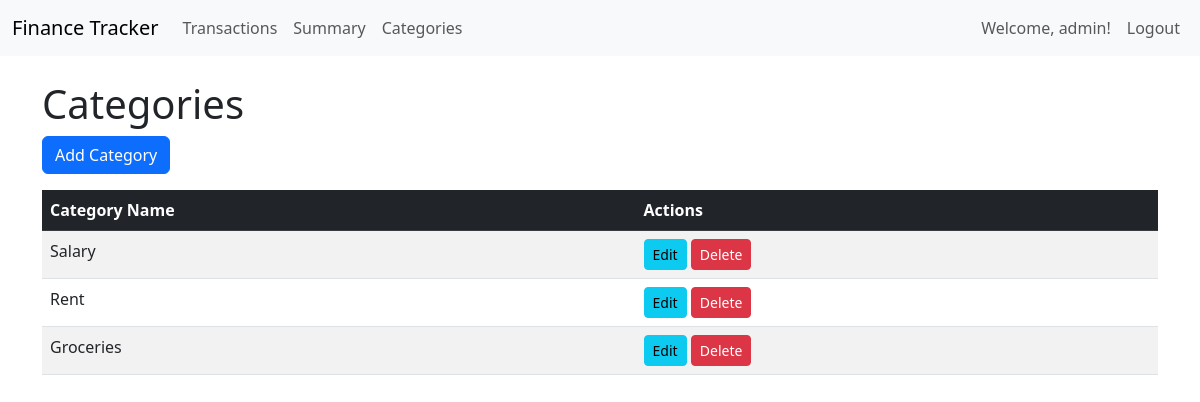
The app's page /tracker/categories/ (signed in), older data.
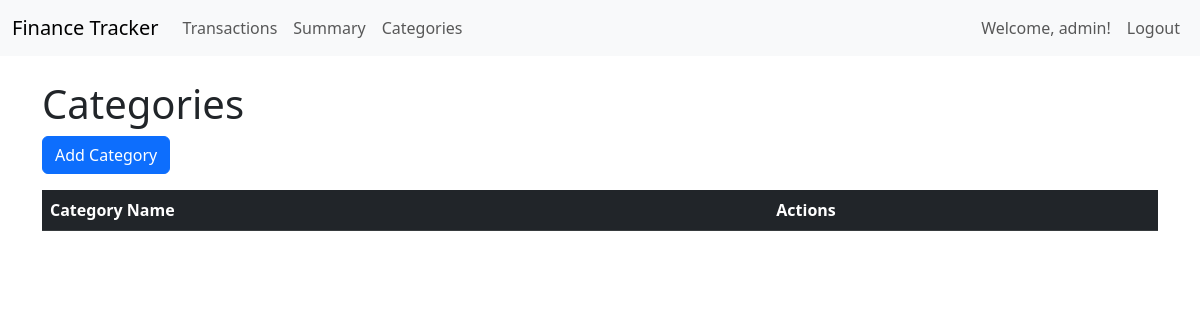
The same page, newer data.
### tracker/models.py (models this page shows, shortened)
class Category(models.Model):
    name = models.CharField(max_length=100)
    user = models.ForeignKey(User, on_delete=models.CASCADE, null=True, blank=True) # Add user field
    class Meta:
        verbose_name_plural = "Categories"
        unique_together = ('name', 'user') # Ensure unique categories per user

### tracker/views.py (the view)
# urls.py: path('categories/', views.category_list, name='category_list'),
@login_required
def category_list(request):
    categories = Category.objects.filter(user=request.user)
    return render(request, 'tracker/category_list.html', {'categories': categories})

### tracker/templates/tracker/category_list.html (shortened to what this page needs)
{% extends 'tracker/base.html' %}
{% block content %}
    <h1>Categories</h1>
    <a href="{% url 'add_category' %}" class="btn btn-primary mb-3">Add Category</a>
    <table class="table table-striped table-hover">
        <thead class="table-dark">
            <tr>
                <th>Category Name</th>
                <th>Actions</th>
            </tr>
        </thead>
        <tbody>
            {% for category in categories %}
            <tr>
                <td>{{ category.name }}</td>
                <td>
                    <a href="{% url 'edit_category' category.pk %}" class="btn btn-sm btn-info">Edit</a>
                    <a href="{% url 'delete_category' category.pk %}" class="btn btn-sm btn-danger">Delete</a>
                </td>
            </tr>
            {% endfor %}
        </tbody>
    </table>
{% endblock %}

### tracker/templates/tracker/base.html (shortened to what this page needs)
<!DOCTYPE html>
<html>
<head>
    <link href="https://cdn.jsdelivr.net/npm/bootstrap@5.3.0/dist/css/bootstrap.min.css" rel="stylesheet">
</head>
<body>
    {% if user.is_authenticated %}
    <nav class="navbar navbar-expand-lg navbar-light bg-light">
        <div class="container-fluid">
            <a class="navbar-brand" href="{% url 'transaction_list' %}">Finance Tracker</a>
            <div class="collapse navbar-collapse" id="navbarNav">
                <ul class="navbar-nav me-auto mb-2 mb-lg-0">
                    <li class="nav-item">
                        <a class="nav-link" href="{% url 'transaction_list' %}">Transactions</a>
                    </li>
                    <li class="nav-item">
                        <a class="nav-link" href="{% url 'summary_view' %}">Summary</a>
                    </li>
                    <li class="nav-item">
                        <a class="nav-link" href="{% url 'category_list' %}">Categories</a>
                    </li>
                </ul>
                <ul class="navbar-nav">
                    <li class="nav-item">
                        <span class="nav-link">Welcome, {{ user.username }}!</span>
                    </li>
                    <li class="nav-item">
                        <a class="nav-link" href="{% url 'logout' %}">Logout</a>
                    </li>
                </ul>
            </div>
        </div>
    </nav>
    {% endif %}
    <div class="container mt-4">
        {% block content %}{% endblock %}
    </div>
</body>
</html>

Row changes from the older to the newer data that the page shows:
no longer on this page (row edited): Category: name "Salary"
no longer on this page (row edited): Category: name "Rent"
no longer on this page (row edited): Category: name "Groceries"
